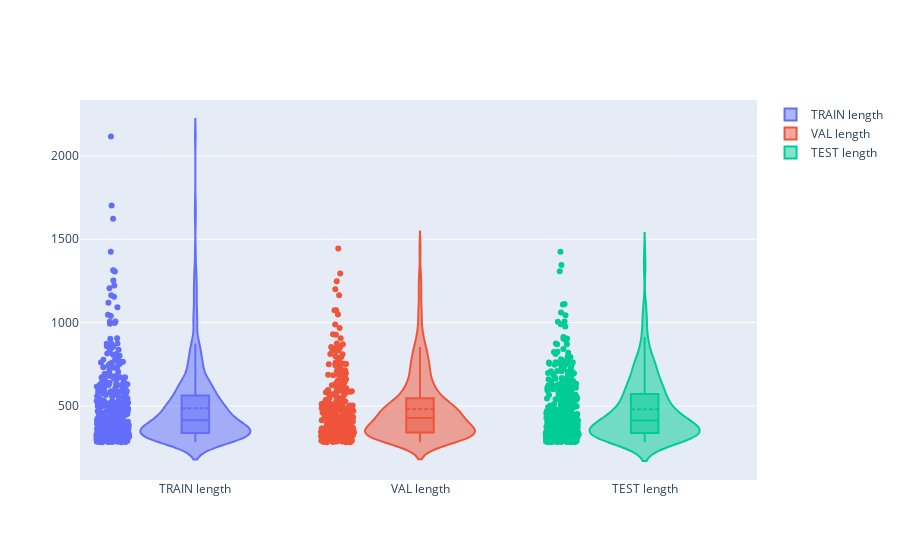
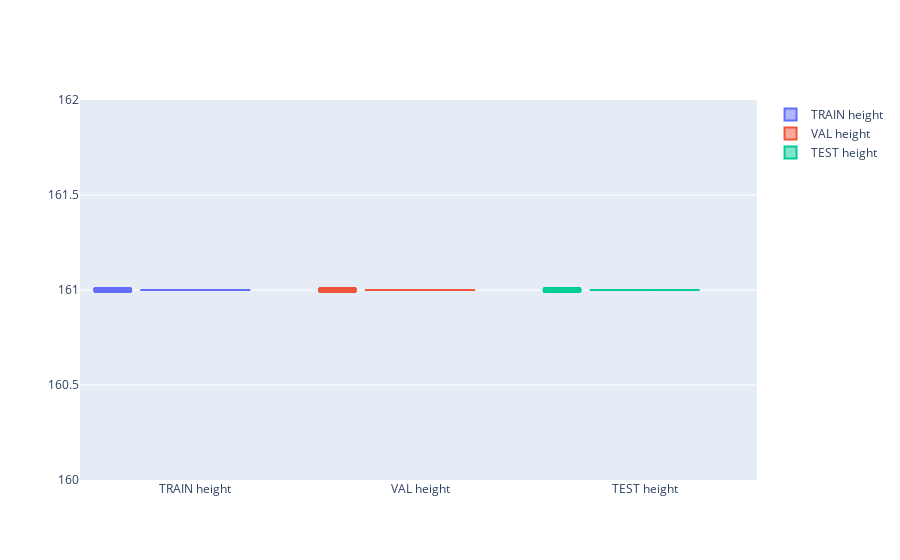

Source (notebook cell) for these figures, in order:
### Code cell
# Create a box plot for each list
div_name = "train"
trace1 = go.Violin(y=divisions_stats[div_name]["length"],
                   name=f'TRAIN length',
                   box_visible=True,
                   meanline_visible=True,
                   points="all")

div_name = "val"
trace2 = go.Violin(y=divisions_stats[div_name]["length"],
                   name=f'VAL length',
                   box_visible=True,
                   meanline_visible=True,
                   points="all")

div_name = "test"
trace3 = go.Violin(y=divisions_stats[div_name]["length"],
                   name=f'TEST length',
                   box_visible=True,
                   meanline_visible=True,
                   points="all")

# Create figure
fig = go.Figure(data=[trace1, trace2, trace3])

# Show figure
fig.show()


# Create a box plot for each list
div_name = "train"
trace1 = go.Violin(y=divisions_stats[div_name]["height"],
                   name=f'TRAIN height',
                   box_visible=True,
                   meanline_visible=True,
                   points="all")

div_name = "val"
trace2 = go.Violin(y=divisions_stats[div_name]["height"],
                   name=f'VAL height',
                   box_visible=True,
                   meanline_visible=True,
                   points="all")

div_name = "test"
trace3 = go.Violin(y=divisions_stats[div_name]["height"],
                   name=f'TEST height',
                   box_visible=True,
                   meanline_visible=True,
                   points="all")

# Create figure
fig = go.Figure(data=[trace1, trace2, trace3])

# Show figure
fig.show()

### Figure 1 — Plotly figure (JSON) as saved in the notebook; plotly's stock layout.template omitted (floating-point values rounded to 4 significant figures; data arrays with more than 128 entries replaced by an {"elided": "..."} marker saying what was removed)
{"data": [{"box": {"visible": true}, "meanline": {"visible": true}, "name": "TRAIN length", "points": "all", "y": {"elided": "432 int values"}, "type": "violin"}, {"box": {"visible": true}, "meanline": {"visible": true}, "name": "VAL length", "points": "all", "y": {"elided": "303 int values"}, "type": "violin"}, {"box": {"visible": true}, "meanline": {"visible": true}, "name": "TEST length", "points": "all", "y": {"elided": "367 int values"}, "type": "violin"}], "layout": {}}

### Figure 2 — Plotly figure (JSON) as saved in the notebook; plotly's stock layout.template omitted (floating-point values rounded to 4 significant figures; data arrays with more than 128 entries replaced by an {"elided": "..."} marker saying what was removed)
{"data": [{"box": {"visible": true}, "meanline": {"visible": true}, "name": "TRAIN height", "points": "all", "y": {"elided": "432 int values"}, "type": "violin"}, {"box": {"visible": true}, "meanline": {"visible": true}, "name": "VAL height", "points": "all", "y": {"elided": "303 int values"}, "type": "violin"}, {"box": {"visible": true}, "meanline": {"visible": true}, "name": "TEST height", "points": "all", "y": {"elided": "367 int values"}, "type": "violin"}], "layout": {}}
